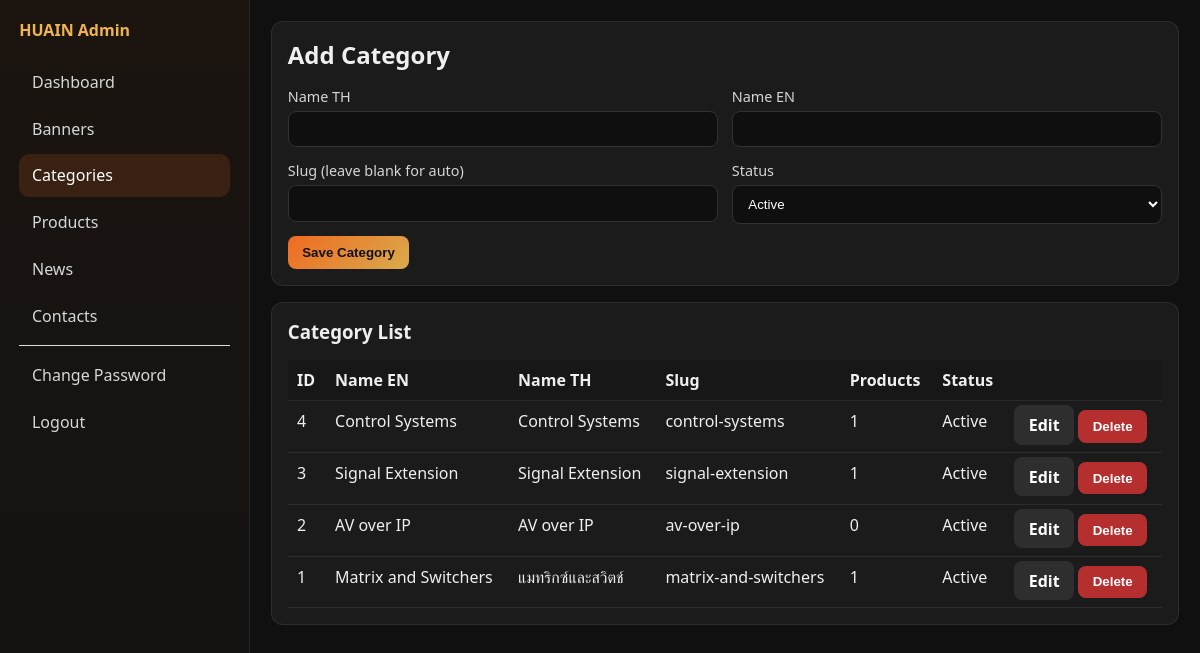
The app's page /admin/categories.php (signed in) with its own data.
### tables this page shows
CREATE TABLE `product_categories` (
  `id` int(11) NOT NULL AUTO_INCREMENT,
  `name_th` varchar(255) DEFAULT NULL,
  `name_en` varchar(255) DEFAULT NULL,
  `slug` varchar(255) DEFAULT NULL,
  `status` tinyint(4) DEFAULT 1,
  PRIMARY KEY (`id`)
);

### includes/functions.php (called while the page is built, shortened)
<?php
function e($value)
{
    return htmlspecialchars((string) $value, ENT_QUOTES, 'UTF-8');
}

### admin/categories.php (the view, shortened to what this page needs)
<?php
require_once __DIR__ . '/auth.php';
$editing = null;
$rows = $pdo->query('SELECT c.*, (SELECT COUNT(*) FROM products p WHERE p.category_id = c.id) AS product_count FROM product_categories c ORDER BY c.id DESC')->fetchAll();
include __DIR__ . '/partials/header.php';
?>
<div class="panel">
    <h2><?= $editing ? 'Edit Category' : 'Add Category' ?></h2>
    <form method="post">
        <div class="grid-2">
            <div>
                <label>Name TH</label>
                <input type="text" name="name_th" value="<?= e($editing['name_th'] ?? '') ?>" required>
            </div>
            <div>
                <label>Name EN</label>
                <input type="text" name="name_en" value="<?= e($editing['name_en'] ?? '') ?>" required>
            </div>
            <div>
                <label>Slug (leave blank for auto)</label>
                <input type="text" name="slug" value="<?= e($editing['slug'] ?? '') ?>">
            </div>
            <div>
                <label>Status</label>
                <select name="status">
                    <option value="1" <?= (int) ($editing['status'] ?? 1) === 1 ? 'selected' : '' ?>>Active</option>
                </select>
            </div>
        </div>
        <div style="margin-top:0.8rem;">
            <button class="btn btn-primary" type="submit">Save Category</button>
        </div>
    </form>
</div>
<div class="panel">
    <h3>Category List</h3>
    <table>
        <thead>
            <tr>
                <th>ID</th>
                <th>Name EN</th>
                <th>Name TH</th>
                <th>Slug</th>
                <th>Products</th>
                <th>Status</th>
                <th></th>
            </tr>
        </thead>
        <tbody>
            <?php foreach ($rows as $row): ?>
                <tr>
                    <td><?= (int) $row['id'] ?></td>
                    <td><?= e($row['name_en']) ?></td>
                    <td><?= e($row['name_th']) ?></td>
                    <td><?= e($row['slug']) ?></td>
                    <td><?= (int) $row['product_count'] ?></td>
                    <td><?= (int) $row['status'] === 1 ? 'Active' : 'Inactive' ?></td>
                    <td>
                        <a class="btn btn-muted" href="categories.php?edit=<?= (int) $row['id'] ?>">Edit</a>
                        <form method="post" style="display:inline;" onsubmit="return confirm('Delete this category?');">
                            <button class="btn btn-danger" type="submit">Delete</button>
                        </form>
                    </td>
                </tr>
            <?php endforeach; ?>
        </tbody>
    </table>
</div>
<?php include __DIR__ . '/partials/footer.php';

### assets/css/admin.css (style rules this page uses)
body { margin: 0; background: #101010; color: #efefef; font-family: 'Segoe UI', Tahoma, Geneva, Verdana, sans-serif; }
* { box-sizing: border-box; }
a { text-decoration: none; color: inherit; }
.panel { background: #1b1b1b; border: 1px solid rgba(255, 255, 255, 0.08); border-radius: 12px; padding: 1rem; margin-bottom: 1rem; }
.panel h2, .panel h3 { margin-top: 0; margin-bottom: 1rem; }
label { display: block; margin-bottom: 0.3rem; font-size: 0.9rem; color: #d6d6d6; }
input, textarea, select { width: 100%; max-width: 100%; display: block; background: #0f0f0f; color: #fff; border: 1px solid #323232; border-radius: 8px; padding: 0.62rem 0.72rem; }
.btn { border: 0; padding: 0.54rem 0.9rem; border-radius: 8px; cursor: pointer; font-weight: 600; }
.btn-primary { background: linear-gradient(135deg, #ef6a21, #d9ab4c); color: #111; }
.btn-danger { background: #b62f2f; color: #fff; }
.btn-muted { background: #2e2e2e; color: #fff; }
.grid-2 { display: grid; grid-template-columns: 1fr 1fr; gap: 0.85rem; align-items: start; }
.grid-2 > div { min-width: 0; }
table { width: 100%; border-collapse: collapse; min-width: 760px; }
th, td { border-bottom: 1px solid rgba(255, 255, 255, 0.08); padding: 0.58rem; text-align: left; vertical-align: top; }
th { background: #171717; white-space: nowrap; }

### records on screen
product_categories: id "4", name_en "Control Systems", name_th "Control Systems", slug "control-systems", product_count "1", status "Active"
product_categories: id "3", name_en "Signal Extension", name_th "Signal Extension", slug "signal-extension", product_count "1", status "Active"
product_categories: id "2", name_en "AV over IP", name_th "AV over IP", slug "av-over-ip", product_count "0", status "Active"
product_categories: id "1", name_en "Matrix and Switchers", name_th "แมทริกซ์และสวิตช์", slug "matrix-and-switchers", product_count "1", status "Active"
